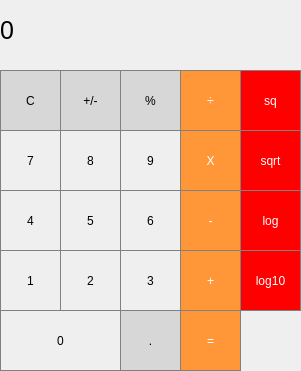
<?xml version="1.0" encoding="UTF-8"?>
<ui version="4.0">
 <class>MainWindow</class>
 <widget class="QMainWindow" name="MainWindow">
  <property name="geometry">
   <rect>
    <x>0</x>
    <y>0</y>
    <width>301</width>
    <height>371</height>
   </rect>
  </property>
  <property name="windowTitle">
   <string>MainWindow</string>
  </property>
  <widget class="QWidget" name="centralwidget">
   <widget class="QLabel" name="label">
    <property name="geometry">
     <rect>
      <x>0</x>
      <y>-10</y>
      <width>301</width>
      <height>81</height>
     </rect>
    </property>
    <property name="font">
     <font>
      <pointsize>19</pointsize>
     </font>
    </property>
    <property name="styleSheet">
     <string notr="true">QLabel {
  qproperty-alignment: 'AlignVCenter | AlignRight';
  border: 1px solid gray;
}

background-color : white;</string>
    </property>
    <property name="text">
     <string>0</string>
    </property>
   </widget>
   <widget class="QPushButton" name="pushButton_clear">
    <property name="geometry">
     <rect>
      <x>0</x>
      <y>70</y>
      <width>61</width>
      <height>61</height>
     </rect>
    </property>
    <property name="styleSheet">
     <string>/* (Clear,+/-,%,. buttons) Unary Operations Buttons Stylesheet */

QPushButton {
  background-color: rgb(215, 215, 215);
  border: 1px solid gray;
}
QPushButton:pressed {
    background-color: qlineargradient(x1: 0, y1: 0, x2: 0, y2: 1,
                                      stop: 0 #BEBEBE, stop: 1 #D7D7D7);
}
/* End Unary Operations Buttons Stylesheet */</string>
    </property>
    <property name="text">
     <string>C</string>
    </property>
   </widget>
   <widget class="QPushButton" name="pushButton_plus_minus">
    <property name="geometry">
     <rect>
      <x>60</x>
      <y>70</y>
      <width>61</width>
      <height>61</height>
     </rect>
    </property>
    <property name="styleSheet">
     <string>/* (Clear,+/-,%,. buttons) Unary Operations Buttons Stylesheet */

QPushButton {
  background-color: rgb(215, 215, 215);
  border: 1px solid gray;
}
QPushButton:pressed {
    background-color: qlineargradient(x1: 0, y1: 0, x2: 0, y2: 1,
                                      stop: 0 #BEBEBE, stop: 1 #D7D7D7);
}
/* End Unary Operations Buttons Stylesheet */</string>
    </property>
    <property name="text">
     <string>+/-</string>
    </property>
   </widget>
   <widget class="QPushButton" name="pushButton_percent">
    <property name="geometry">
     <rect>
      <x>120</x>
      <y>70</y>
      <width>61</width>
      <height>61</height>
     </rect>
    </property>
    <property name="styleSheet">
     <string>/* (Clear,+/-,%,. buttons) Unary Operations Buttons Stylesheet */

QPushButton {
  background-color: rgb(215, 215, 215);
  border: 1px solid gray;
}
QPushButton:pressed {
    background-color: qlineargradient(x1: 0, y1: 0, x2: 0, y2: 1,
                                      stop: 0 #BEBEBE, stop: 1 #D7D7D7);
}
/* End Unary Operations Buttons Stylesheet */</string>
    </property>
    <property name="text">
     <string>%</string>
    </property>
   </widget>
   <widget class="QPushButton" name="pushButton_divide">
    <property name="geometry">
     <rect>
      <x>180</x>
      <y>70</y>
      <width>61</width>
      <height>61</height>
     </rect>
    </property>
    <property name="styleSheet">
     <string notr="true">/* (Orange buttons) Operations Buttons Stylesheet */
QPushButton {
  background-color: rgb(255, 151, 57);
  color: white; 
  border: 1px solid gray;
}

QPushButton:pressed {
    background-color: qlineargradient(x1: 0, y1: 0, x2: 0, y2: 1,
                                      stop: 0 #FF7832, stop: 1 #FF9739);
}</string>
    </property>
    <property name="text">
     <string>÷</string>
    </property>
   </widget>
   <widget class="QPushButton" name="pushButton_multiply">
    <property name="geometry">
     <rect>
      <x>180</x>
      <y>130</y>
      <width>61</width>
      <height>61</height>
     </rect>
    </property>
    <property name="styleSheet">
     <string notr="true">/* (Orange buttons) Operations Buttons Stylesheet */
QPushButton {
  background-color: rgb(255, 151, 57);
  color: white; 
  border: 1px solid gray;
}

QPushButton:pressed {
    background-color: qlineargradient(x1: 0, y1: 0, x2: 0, y2: 1,
                                      stop: 0 #FF7832, stop: 1 #FF9739);
}</string>
    </property>
    <property name="text">
     <string>X</string>
    </property>
   </widget>
   <widget class="QPushButton" name="pushButton_8">
    <property name="geometry">
     <rect>
      <x>60</x>
      <y>130</y>
      <width>61</width>
      <height>61</height>
     </rect>
    </property>
    <property name="styleSheet">
     <string notr="true">/* Digits 0-9 Stylesheet */
QPushButton {
   border: 1px solid gray;
}
QPushButton:pressed {
    background-color: qlineargradient(x1: 0, y1: 0, x2: 0, y2: 1,
                                      stop: 0 #dadbde, stop: 1 #f6f7fa);
}</string>
    </property>
    <property name="text">
     <string>8</string>
    </property>
   </widget>
   <widget class="QPushButton" name="pushButton_9">
    <property name="geometry">
     <rect>
      <x>120</x>
      <y>130</y>
      <width>61</width>
      <height>61</height>
     </rect>
    </property>
    <property name="styleSheet">
     <string notr="true">/* Digits 0-9 Stylesheet */
QPushButton {
   border: 1px solid gray;
}
QPushButton:pressed {
    background-color: qlineargradient(x1: 0, y1: 0, x2: 0, y2: 1,
                                      stop: 0 #dadbde, stop: 1 #f6f7fa);
}</string>
    </property>
    <property name="text">
     <string>9</string>
    </property>
   </widget>
   <widget class="QPushButton" name="pushButton_7">
    <property name="geometry">
     <rect>
      <x>0</x>
      <y>130</y>
      <width>61</width>
      <height>61</height>
     </rect>
    </property>
    <property name="styleSheet">
     <string notr="true">/* Digits 0-9 Stylesheet */
QPushButton {
   border: 1px solid gray;
}
QPushButton:pressed {
    background-color: qlineargradient(x1: 0, y1: 0, x2: 0, y2: 1,
                                      stop: 0 #dadbde, stop: 1 #f6f7fa);
}</string>
    </property>
    <property name="text">
     <string>7</string>
    </property>
   </widget>
   <widget class="QPushButton" name="pushButton_4">
    <property name="geometry">
     <rect>
      <x>0</x>
      <y>190</y>
      <width>61</width>
      <height>61</height>
     </rect>
    </property>
    <property name="styleSheet">
     <string notr="true">/* Digits 0-9 Stylesheet */
QPushButton {
   border: 1px solid gray;
}
QPushButton:pressed {
    background-color: qlineargradient(x1: 0, y1: 0, x2: 0, y2: 1,
                                      stop: 0 #dadbde, stop: 1 #f6f7fa);
}</string>
    </property>
    <property name="text">
     <string>4</string>
    </property>
   </widget>
   <widget class="QPushButton" name="pushButton_5">
    <property name="geometry">
     <rect>
      <x>60</x>
      <y>190</y>
      <width>61</width>
      <height>61</height>
     </rect>
    </property>
    <property name="styleSheet">
     <string notr="true">/* Digits 0-9 Stylesheet */
QPushButton {
   border: 1px solid gray;
}
QPushButton:pressed {
    background-color: qlineargradient(x1: 0, y1: 0, x2: 0, y2: 1,
                                      stop: 0 #dadbde, stop: 1 #f6f7fa);
}</string>
    </property>
    <property name="text">
     <string>5</string>
    </property>
   </widget>
   <widget class="QPushButton" name="pushButton_sub">
    <property name="geometry">
     <rect>
      <x>180</x>
      <y>190</y>
      <width>61</width>
      <height>61</height>
     </rect>
    </property>
    <property name="styleSheet">
     <string notr="true">/* (Orange buttons) Operations Buttons Stylesheet */
QPushButton {
  background-color: rgb(255, 151, 57);
  color: white; 
  border: 1px solid gray;
}

QPushButton:pressed {
    background-color: qlineargradient(x1: 0, y1: 0, x2: 0, y2: 1,
                                      stop: 0 #FF7832, stop: 1 #FF9739);
}</string>
    </property>
    <property name="text">
     <string>-</string>
    </property>
   </widget>
   <widget class="QPushButton" name="pushButton_6">
    <property name="geometry">
     <rect>
      <x>120</x>
      <y>190</y>
      <width>61</width>
      <height>61</height>
     </rect>
    </property>
    <property name="styleSheet">
     <string notr="true">/* Digits 0-9 Stylesheet */
QPushButton {
   border: 1px solid gray;
}
QPushButton:pressed {
    background-color: qlineargradient(x1: 0, y1: 0, x2: 0, y2: 1,
                                      stop: 0 #dadbde, stop: 1 #f6f7fa);
}</string>
    </property>
    <property name="text">
     <string>6</string>
    </property>
   </widget>
   <widget class="QPushButton" name="pushButton_3">
    <property name="geometry">
     <rect>
      <x>120</x>
      <y>250</y>
      <width>61</width>
      <height>61</height>
     </rect>
    </property>
    <property name="styleSheet">
     <string notr="true">/* Digits 0-9 Stylesheet */
QPushButton {
   border: 1px solid gray;
}
QPushButton:pressed {
    background-color: qlineargradient(x1: 0, y1: 0, x2: 0, y2: 1,
                                      stop: 0 #dadbde, stop: 1 #f6f7fa);
}</string>
    </property>
    <property name="text">
     <string>3</string>
    </property>
   </widget>
   <widget class="QPushButton" name="pushButton_1">
    <property name="geometry">
     <rect>
      <x>0</x>
      <y>250</y>
      <width>61</width>
      <height>61</height>
     </rect>
    </property>
    <property name="styleSheet">
     <string notr="true">/* Digits 0-9 Stylesheet */
QPushButton {
   border: 1px solid gray;
}
QPushButton:pressed {
    background-color: qlineargradient(x1: 0, y1: 0, x2: 0, y2: 1,
                                      stop: 0 #dadbde, stop: 1 #f6f7fa);
}</string>
    </property>
    <property name="text">
     <string>1</string>
    </property>
   </widget>
   <widget class="QPushButton" name="pushButton_2">
    <property name="geometry">
     <rect>
      <x>60</x>
      <y>250</y>
      <width>61</width>
      <height>61</height>
     </rect>
    </property>
    <property name="styleSheet">
     <string notr="true">/* Digits 0-9 Stylesheet */
QPushButton {
   border: 1px solid gray;
}
QPushButton:pressed {
    background-color: qlineargradient(x1: 0, y1: 0, x2: 0, y2: 1,
                                      stop: 0 #dadbde, stop: 1 #f6f7fa);
}</string>
    </property>
    <property name="text">
     <string>2</string>
    </property>
   </widget>
   <widget class="QPushButton" name="pushButton_add">
    <property name="geometry">
     <rect>
      <x>180</x>
      <y>250</y>
      <width>61</width>
      <height>61</height>
     </rect>
    </property>
    <property name="styleSheet">
     <string notr="true">/* (Orange buttons) Operations Buttons Stylesheet */
QPushButton {
  background-color: rgb(255, 151, 57);
  color: white; 
  border: 1px solid gray;
}

QPushButton:pressed {
    background-color: qlineargradient(x1: 0, y1: 0, x2: 0, y2: 1,
                                      stop: 0 #FF7832, stop: 1 #FF9739);
}</string>
    </property>
    <property name="text">
     <string>+</string>
    </property>
   </widget>
   <widget class="QPushButton" name="pushButton_0">
    <property name="geometry">
     <rect>
      <x>0</x>
      <y>310</y>
      <width>121</width>
      <height>61</height>
     </rect>
    </property>
    <property name="styleSheet">
     <string notr="true">/* Digits 0-9 Stylesheet */
QPushButton {
   border: 1px solid gray;
}
QPushButton:pressed {
    background-color: qlineargradient(x1: 0, y1: 0, x2: 0, y2: 1,
                                      stop: 0 #dadbde, stop: 1 #f6f7fa);
}</string>
    </property>
    <property name="text">
     <string>0</string>
    </property>
   </widget>
   <widget class="QPushButton" name="pushButton_decimal">
    <property name="geometry">
     <rect>
      <x>120</x>
      <y>310</y>
      <width>61</width>
      <height>61</height>
     </rect>
    </property>
    <property name="styleSheet">
     <string notr="true">/* (Clear,+/-,%,. buttons) Unary Operations Buttons Stylesheet */

QPushButton {
  background-color: rgb(215, 215, 215);
  border: 1px solid gray;
}
QPushButton:pressed {
    background-color: qlineargradient(x1: 0, y1: 0, x2: 0, y2: 1,
                                      stop: 0 #BEBEBE, stop: 1 #D7D7D7);
}
/* End Unary Operations Buttons Stylesheet */</string>
    </property>
    <property name="text">
     <string>.</string>
    </property>
   </widget>
   <widget class="QPushButton" name="pushButton_equal">
    <property name="geometry">
     <rect>
      <x>180</x>
      <y>310</y>
      <width>61</width>
      <height>61</height>
     </rect>
    </property>
    <property name="styleSheet">
     <string notr="true">/* (Orange buttons) Operations Buttons Stylesheet */
QPushButton {
  background-color: rgb(255, 151, 57);
  color: white; 
  border: 1px solid gray;
}

QPushButton:pressed {
    background-color: qlineargradient(x1: 0, y1: 0, x2: 0, y2: 1,
                                      stop: 0 #FF7832, stop: 1 #FF9739);
}</string>
    </property>
    <property name="text">
     <string>=</string>
    </property>
   </widget>
   <widget class="QPushButton" name="pushButton_sq">
    <property name="geometry">
     <rect>
      <x>240</x>
      <y>70</y>
      <width>61</width>
      <height>61</height>
     </rect>
    </property>
    <property name="styleSheet">
     <string notr="true">/* (Orange buttons) Operations Buttons Stylesheet */
QPushButton {
  background-color: rgb(255, 0, 0);
  color: white; 
  border: 1px solid gray;
}

QPushButton:pressed {
    background-color: qlineargradient(x1: 0, y1: 0, x2: 0, y2: 1,
                                      stop: 0 #FF7832, stop: 1 #FF9739);
}</string>
    </property>
    <property name="text">
     <string>sq</string>
    </property>
   </widget>
   <widget class="QPushButton" name="pushButton_sqrt">
    <property name="geometry">
     <rect>
      <x>240</x>
      <y>130</y>
      <width>61</width>
      <height>61</height>
     </rect>
    </property>
    <property name="styleSheet">
     <string notr="true">/* (Orange buttons) Operations Buttons Stylesheet */
QPushButton {
  background-color: rgb(255, 0, 0);
  color: white; 
  border: 1px solid gray;
}

QPushButton:pressed {
    background-color: qlineargradient(x1: 0, y1: 0, x2: 0, y2: 1,
                                      stop: 0 #FF7832, stop: 1 #FF9739);
}</string>
    </property>
    <property name="text">
     <string>sqrt</string>
    </property>
   </widget>
   <widget class="QPushButton" name="pushButton_log">
    <property name="geometry">
     <rect>
      <x>240</x>
      <y>190</y>
      <width>61</width>
      <height>61</height>
     </rect>
    </property>
    <property name="styleSheet">
     <string notr="true">/* (Orange buttons) Operations Buttons Stylesheet */
QPushButton {
  background-color: rgb(255, 0, 0);
  color: white; 
  border: 1px solid gray;
}

QPushButton:pressed {
    background-color: qlineargradient(x1: 0, y1: 0, x2: 0, y2: 1,
                                      stop: 0 #FF7832, stop: 1 #FF9739);
}</string>
    </property>
    <property name="text">
     <string>log</string>
    </property>
   </widget>
   <widget class="QPushButton" name="pushButton_log_10">
    <property name="geometry">
     <rect>
      <x>240</x>
      <y>250</y>
      <width>61</width>
      <height>61</height>
     </rect>
    </property>
    <property name="styleSheet">
     <string notr="true">/* (Orange buttons) Operations Buttons Stylesheet */
QPushButton {
  background-color: rgb(255, 0, 0);
  color: white; 
  border: 1px solid gray;
}

QPushButton:pressed {
    background-color: qlineargradient(x1: 0, y1: 0, x2: 0, y2: 1,
                                      stop: 0 #FF7832, stop: 1 #FF9739);
}</string>
    </property>
    <property name="text">
     <string>log10</string>
    </property>
   </widget>
  </widget>
 </widget>
 <resources/>
 <connections/>
</ui>
